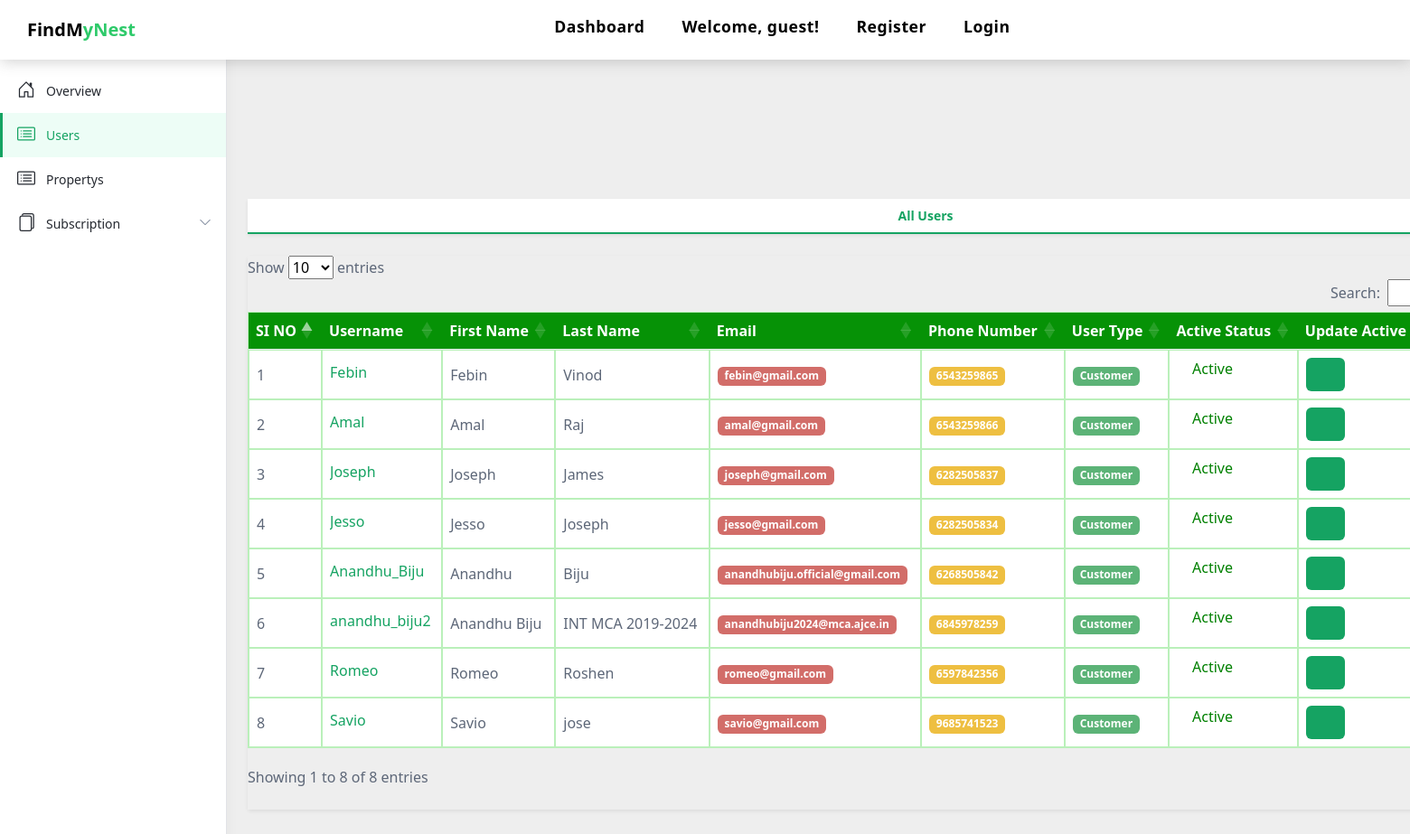
The app's page /register/users/ with its own data.
### UserApp/models.py (models this page shows, shortened)
class CustomUser(AbstractUser):
    CUSTOMER = 1
    ADMIN = 2
    ROLE_CHOICE = (
        (CUSTOMER, 'Customer'),
        (ADMIN,'Admin'),
    )
    username = models.CharField(max_length=100,unique=True)
    first_name = models.CharField(max_length=100,)
    last_name = models.CharField(max_length=100)
    email = models.EmailField(max_length=100,unique=True)
    phone_no = models.CharField(max_length=12,unique=True)
    user_type = models.PositiveSmallIntegerField(choices=ROLE_CHOICE, blank=True, null=True, default=1)
    object = UserManager()
    USERNAME_FIELD = 'username'
    REQUIRED_FIELDS = ['phone_no','email','first_name','last_name']

### UserApp/views.py (the view)
# urls.py: path('users/',views.users,name='users'),
def users(request):
    user_count = User.objects.exclude(is_superuser=True).count()
    users = User.objects.exclude(is_superuser=True)
    context = {
        'user_count': user_count,
        'users': users,
    }
    return render(request, 'users_list.html', context)

### template/users_list.html (shortened to what this page needs)
{% load static %}
<!DOCTYPE html>
<html lang="en">
  <head>
	<link href="https://cdn.datatables.net/1.13.6/css/dataTables.bootstrap5.min.css" rel="stylesheet">
<link href="https://cdnjs.cloudflare.com/ajax/libs/twitter-bootstrap/5.3.0/css/bootstrap.min.css" rel="stylesheet">
<link href="https://cdn.jsdelivr.net/npm/bootstrap@5.5.0/dist/css/bootstrap.min.css" rel="stylesheet">
<link href="{% static 'assets/vendor/animate.css/animate.min.css' %}" rel="stylesheet">
<link href="{% static 'assets/vendor/bootstrap/css/bootstrap.min.css' %}" rel="stylesheet">
<link href="{% static 'assets/vendor/bootstrap-icons/bootstrap-icons.css' %}" rel="stylesheet">
<link href="{% static 'assets/vendor/swiper/swiper-bundle.min.css' %}" rel="stylesheet">
<link href="{% static 'assets/css/style.css' %}" rel="stylesheet">
<link href="https://cdnjs.cloudflare.com/ajax/libs/twitter-bootstrap/5.3.0/css/bootstrap.min.css" rel="stylesheet">
<link href="https://cdn.datatables.net/1.13.6/css/dataTables.bootstrap5.min.css" rel="stylesheet">
    <link
      id="theme-style"
      rel="stylesheet"
      href="{% static 'assets1/css/portal.css' %}"
    />
  </head>
  <body class="app" style="background-color: #eeeeee; ">
    <header class="app-header fixed-top">
      <nav class="navbar navbar-default navbar-trans navbar-expand-lg fixed-top">
        <a class="navbar-brand text-brand" href="index.html">FindM<span class="color-b">yNest</span></a>
        <div class="container">
			  <div class="navbar-collapse collapse justify-content-center" id="navbarDefault">
				<ul class="navbar-nav">
				  <li class="nav-item">
					<a class="nav-link " href="{% url 'admindashboard' %}">Dashboard</a>
				  </li>
				  {% if user.is_superuser %}
				  <li class="nav-item">
					<a class="nav-link " href="{% url 'propertylist' %}">Property</a>
				  </li>
				  <li class="nav-item dropdown">
					<a class="nav-link dropdown-toggle" href="#" id="navbarDropdown" role="button" data-bs-toggle="dropdown" aria-haspopup="true" aria-expanded="false"> Welcome,  {{ user.username }}!</a>
					<div class="dropdown-menu">
					  <a class="dropdown-item " href="{% url 'logout' %}">Logout</a>
					</div>
				  </li>
				  {% comment %} {%  elif  user.is_authenticated %}
				  <li class="nav-item">
					<a class="nav-link " href="{% url 'propertylist' %}">Property</a>
				  </li>
				  <li class="nav-item">
					<a class="nav-link " href="{% url 'addproperty' %}">Post Property</a>
				  </li>
				  <li class="nav-item dropdown">
					<a class="nav-link dropdown-toggle" href="#" id="navbarDropdown" role="button" data-bs-toggle="dropdown" aria-haspopup="true" aria-expanded="false"> Welcome,  {{ user.username }}!</a>
					<div class="dropdown-menu">
					  <a class="dropdown-item " href="{% url 'logout' %}">Logout</a>
					  <a class="dropdown-item " href="{% url 'editprofile' %}">Profile</a>
					</div>
				  </li> {% endcomment %}
				  {% else %}
				  <li class="nav-item">
					<a class="nav-link " href="contact.html">Welcome, guest!</a>
				  </li>
				  <li class="nav-item">
					<a class="nav-link " href="/register">Register</a>
				  </li>
				  <li class="nav-item">
					<a class="nav-link " href="{% url 'login' %}">Login</a>
				  </li>
				  {% endif %}
				</ul>
			  </div>
			</div>
		  </nav>
			<div id="app-sidepanel" class="app-sidepanel">
				<div class="sidepanel-inner d-flex flex-column">
					<div class="app-branding">
						<a class="app-logo" href="index.html"><span class="logo-text">FindMyNest</span></a>
					</div>
					<nav id="app-nav-main" class="app-nav app-nav-main flex-grow-1">
						<ul class="app-menu list-unstyled accordion" id="menu-accordion">
							<li class="nav-item">
								<a class="nav-link"  href="{% url 'admindashboard' %}">
									<span class="nav-icon">
									</span>
									<span class="nav-link-text">Overview</span>
								</a>
							</li>
							<li class="nav-item">
								<a class="nav-link active" href="{% url 'users' %}">
									<span class="nav-icon">
									</span>
									<span class="nav-link-text">Users</span>
								</a>
							</li>
              <li class="nav-item">
								<a class="nav-link" href="{% url 'propertys' %}">
									<span class="nav-icon">
									</span>
									<span class="nav-link-text">Propertys</span>
								</a>
							</li>
              <li class="nav-item has-submenu">
								<a class="nav-link submenu-toggle" href="#" data-bs-toggle="collapse" data-bs-target="#submenu-1" aria-expanded="false" aria-controls="submenu-1">
									<span class="nav-icon">
																</span>
																<span class="nav-link-text">Subscription</span>
																<span class="submenu-arrow">
																	<svg width="1em" height="1em" viewBox="0 0 16 16" class="bi bi-chevron-down" fill="currentColor" xmlns="http://www.w3.org/2000/svg">
									<path fill-rule="evenodd" d="M1.646 4.646a.5.5 0 0 1 .708 0L8 10.293l5.646-5.647a.5.5 0 0 1 .708.708l-6 6a.5.5 0 0 1-.708 0l-6-6a.5.5 0 0 1 0-.708z"/>
									</svg>
									 </span>
								</a>
							</li>
							</ul>
						</nav>
					</div>
				</div>
    </header>
    <div class="app-wrapper">
      <div class="app-content pt-3 p-md-3 p-lg-4">
        <div class="custom-container">
          <div class="row g-3 mb-4 align-items-center justify-content-between" style="margin-top: 100px;">
          </div>
          <nav
            id="orders-table-tab"
            class="orders-table-tab app-nav-tabs nav shadow-sm flex-column flex-sm-row mb-4" >
            <a
              class="flex-sm-fill text-sm-center nav-link active"
              id="orders-all-tab"
              data-bs-toggle="tab"
              href="#orders-all"
              role="tab"
              aria-controls="orders-all"
              aria-selected="true"
              >All Users</a >
          </nav>
          <div class="tab-content" id="orders-table-tab-content" style="background-color: #eeeeee; ">
            <div
              class="tab-pane fade show active"
              id="orders-all"
              role="tabpanel"
              aria-labelledby="orders-all-tab" style="background-color: #eeeeee; ">
              <div class="app-card app-card-orders-table shadow-sm mb-5">
                <div class="app-card-body">
                  <div class="table-responsive" style="background-color: #eeeeee; ">
                    <table class="table app-table-hover mb-0 text-left" id="example" style="font-size: 16px;  border: .5px solid rgb(186, 240, 186); ">
                      <thead>
                        <tr>
                          <th class="cell" style="background-color: rgb(6, 146, 6); color: white;">SI NO</th>
                          <th class="cell" style="background-color:rgb(6, 146, 6); color: white;">Username</th>
                          <th class="cell" style="background-color: rgb(6, 146, 6); color: white;">First Name</th>
                          <th class="cell" style="background-color: rgb(6, 146, 6); color: white;">Last Name</th>
                          <th class="cell" style="background-color: rgb(6, 146, 6); color: white;">Email</th>
                          <th class="cell" style="background-color: rgb(6, 146, 6); color: white;">Phone Number</th>
                          <th class="cell"style="background-color: rgb(6, 146, 6); color: white;">User Type</th>
                          <th class="cell" style="background-color: rgb(6, 146, 6); color: white;">Active Status</th>
                          <th class="cell" style="background-color: rgb(6, 146, 6); color: white;">Update Active Status</th>
                        </tr>
                      </thead>
                      <tbody style="border: 2px solid rgb(186, 240, 186); ">
                        {% for user in users %}
                        <tr>
                          <td class="cell" style="border: .5px solid rgb(186, 240, 186); ">{{ forloop.counter }}</td>
                          <td class="cell" style="border: .5px solid rgb(186, 240, 186); ">
                            <span class="truncate"><a href="{% url 'user_details' user.id %}?user_id={{ user.id }}">{{ user.username }}</a></span>
                          </td>
                          <td class="cell" style="border: .5px solid rgb(186, 240, 186); ">{{ user.first_name }}</td>
                          <td class="cell" style="border: .5px solid rgb(186, 240, 186); ">
                            {{ user.last_name }}
                          </td>
                          <td class="cell" style="border: .5px solid rgb(186, 240, 186); ">
                            <span class="badge bg-danger">{{ user.email }}</span>
                          </td>
                          <td class="cell" style="border: .5px solid rgb(186, 240, 186); ">
                            <span class="badge bg-warning">{{ user.phone_no }}</span>
                          </td>
                          <td class="cell" style="border: .5px solid rgb(186, 240, 186); ">
                            <span class="badge bg-success">{{ user.get_user_type_display }}</span>
                          </td>
                          <td style="border: .5px solid rgb(186, 240, 186); ">
                            {% if user.is_active %}
                            <span style="color: green;">
                                <i class="bi bi-circle-fill"></i> Active
                            </span>
                            {% else %}
                            <span style="color: red;">
                                <i class="bi bi-circle-fill"></i> Inactive
                            </span>
                            {% endif %}
                        </td>
                        <td class="cell" style="border: .5px solid rgb(186, 240, 186); ">
                          <a href="{% url 'updateStatus' user.id %}"><button
                            class="btn btn-primary"><i class="bi bi-pencil-square"></i></button></a>
                        </td>
                        </tr>
                        {% endfor %}
                      </tbody>
                    </table>
                  </div>
                </div>
              </div>
            </div>
          </div>
        </div>
      </div>
    </div>
  </body>
</html>

### static/assets/css/style.css (style rules this page uses)
body { font-family: "Poppins", sans-serif; color: #555555; }
a { color: #000000; text-decoration: none; transition: all 0.5s ease; }
.text-brand { color: #000000; font-size: 2rem; font-weight: 600; }
.color-b { color: #2eca6a; }
.btn { transition: 0.5s ease; }
.navbar-default { transition: all 0.5s ease-in-out; background-color: #ffffff; padding-top: 28px; padding-bottom: 28px; -webkit-backface-visibility: hidden; backface-visibility: hidden; box-shadow: 1px 2px 15px rgba(100, 100, 100, 0.3); }
.navbar-default.navbar-trans, .navbar-default.navbar-reduce { -webkit-backface-visibility: hidden; backface-visibility: hidden; }
.navbar-default.navbar-trans .nav-item, .navbar-default.navbar-reduce .nav-item { position: relative; padding-right: 10px; padding-bottom: 8px; margin-left: 0; }
@media (min-width: 768px) { .navbar-default.navbar-trans .nav-item, .navbar-default.navbar-reduce .nav-item { margin-left: 15px; } }
.navbar-default.navbar-trans .nav-link, .navbar-default.navbar-reduce .nav-link { font-size: 1.1rem; color: #000000; font-weight: 600; letter-spacing: 0.03em; transition: all 0.1s ease-in-out; position: relative; padding-left: 0; padding-right: 0; }
.navbar-default.navbar-trans .nav-link:before, .navbar-default.navbar-reduce .nav-link:before { content: ""; position: absolute; bottom: 5px; left: 0; width: 100%; height: 2px; z-index: 0; background-color: #2eca6a; transform: scaleX(0); transform-origin: right; transition: transform 0.2s ease-out, opacity 0.2s ease-out 0.3s; }
.navbar-default.navbar-trans .nav-link:before { background-color: #2eca6a; }

### template/users_list.html (style rules this page uses)
.custom-container { width: 1500px; margin: 0 auto; }
.navbar-brand { margin-left: 30px; }

### records on screen
CustomUser: username "Febin", first_name "Febin", last_name "Vinod", email "febin@gmail.com", phone_no "6543259865", user_type "Customer", is_active True (drawn)
CustomUser: username "Amal", first_name "Amal", last_name "Raj", email "amal@gmail.com", phone_no "6543259866", user_type "Customer", is_active True (drawn)
CustomUser: username "Joseph", first_name "Joseph", last_name "James", email "joseph@gmail.com", phone_no "6282505837", user_type "Customer", is_active True (drawn)
CustomUser: username "Jesso", first_name "Jesso", last_name "Joseph", email "jesso@gmail.com", phone_no "6282505834", user_type "Customer", is_active True (drawn)
CustomUser: username "Anandhu_Biju", first_name "Anandhu", last_name "Biju", email "anandhubiju.official@gmail.com", phone_no "6268505842", user_type "Customer", is_active True (drawn)
CustomUser: username "anandhu_biju2", first_name "Anandhu Biju", last_name "INT MCA 2019-2024", email "anandhubiju2024@mca.ajce.in", phone_no "6845978259", user_type "Customer", is_active True (drawn)
CustomUser: username "Romeo", first_name "Romeo", last_name "Roshen", email "romeo@gmail.com", phone_no "6597842356", user_type "Customer", is_active True (drawn)
CustomUser: username "Savio", first_name "Savio", last_name "jose", email "savio@gmail.com", phone_no "9685741523", user_type "Customer", is_active True (drawn)
